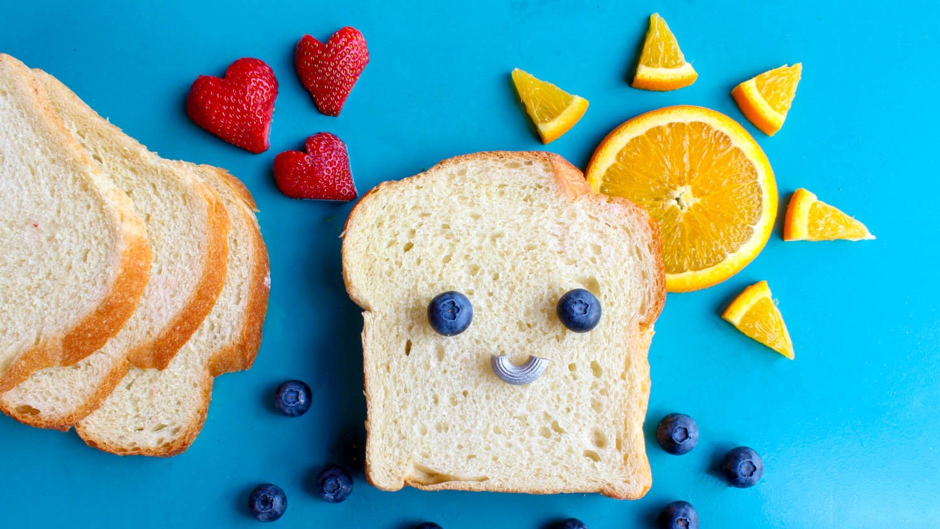
#> input picture Modules_Python/Pillow_Python/files/2.jpg, 1880 x 1058 px, found by its file name (shown at 1/2 size)
$ python main.py
#> lines starting #> are read from the running program, lines starting #| are printed output that depends on the picture
from PIL import Image, ImageFilter

img = Image.open('Modules_Python/Pillow_Python/files/2.jpg')
#> img is the input picture: PIL image 1880x1058 RGB; mean R, G, B 104.1, 169.4, 175.2

print(img)
#| <PIL.JpegImagePlugin.JpegImageFile image mode=RGB size=1880x1058 at 0x7FD643EA8ED0>
print(img.format)
#| JPEG
print(img.size)
#| (1880, 1058)
print(img.mode)
#| RGB

# [6 lines of commented-out code are left out]
img_new = img.crop((100,100,200,200)) # crop
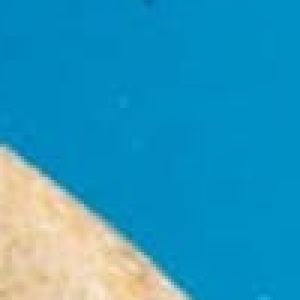
#> img_new: PIL image 100x100 RGB (shown 3 times larger); mean R, G, B 42.2, 151.9, 189.1


img_new.save('Modules_Python/Pillow_Python/new.png') # change extension to change file type

$ run again, with Modules_Python/Pillow_Python/files/3.jpg copied over Modules_Python/Pillow_Python/files/2.jpg
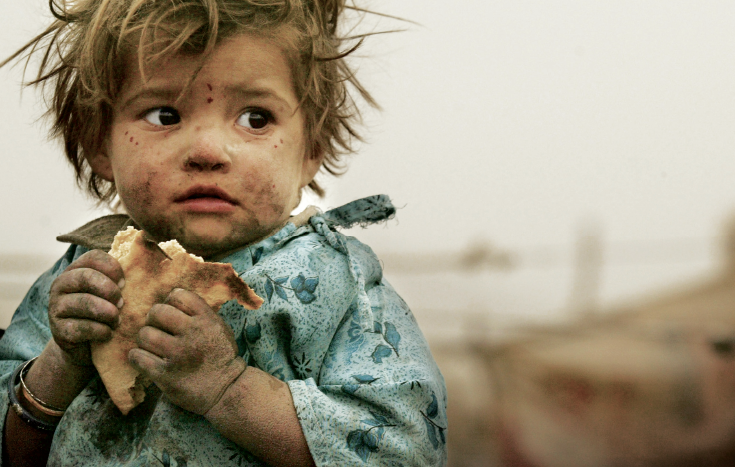
#> input picture Modules_Python/Pillow_Python/files/3.jpg, 735 x 467 px, found by its file name
#> img is the input picture: PIL image 735x467 RGB; mean R, G, B 157.7, 148.8, 128.7
#| <PIL.PngImagePlugin.PngImageFile image mode=RGB size=735x467 at 0x7FD643EA31D0>
#| PNG
#| (735, 467)
#| RGB
#> `img_new = img.crop((100,100,200,200))`:
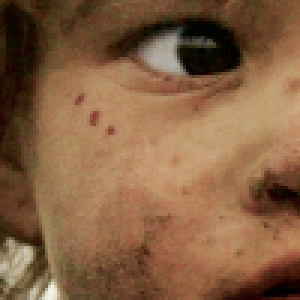
#> img_new: PIL image 100x100 RGB (shown 3 times larger); mean R, G, B 132.9, 96.5, 66.1

$ run again, with Modules_Python/Pillow_Python/files/4.jpg copied over Modules_Python/Pillow_Python/files/2.jpg
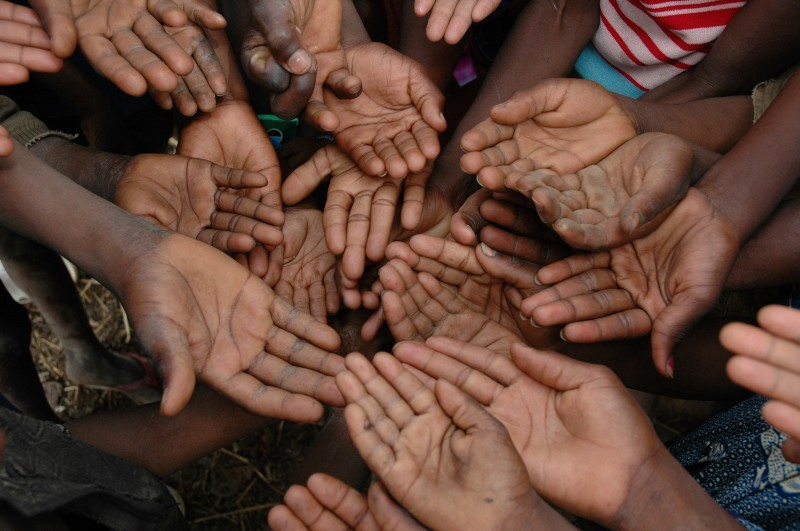
#> input picture Modules_Python/Pillow_Python/files/4.jpg, 800 x 531 px, found by its file name
#> img is the input picture: PIL image 800x531 RGB; mean R, G, B 97.7, 67.8, 55.9
#| <PIL.JpegImagePlugin.JpegImageFile image mode=RGB size=800x531 at 0x7FD658981890>
#| JPEG
#| (800, 531)
#| RGB
#> `img_new = img.crop((100,100,200,200))`:
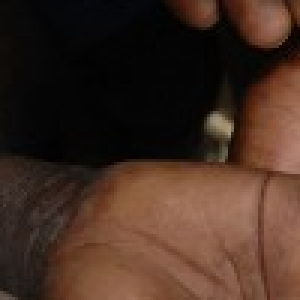
#> img_new: PIL image 100x100 RGB (shown 3 times larger); mean R, G, B 66.6, 44.8, 33.7
